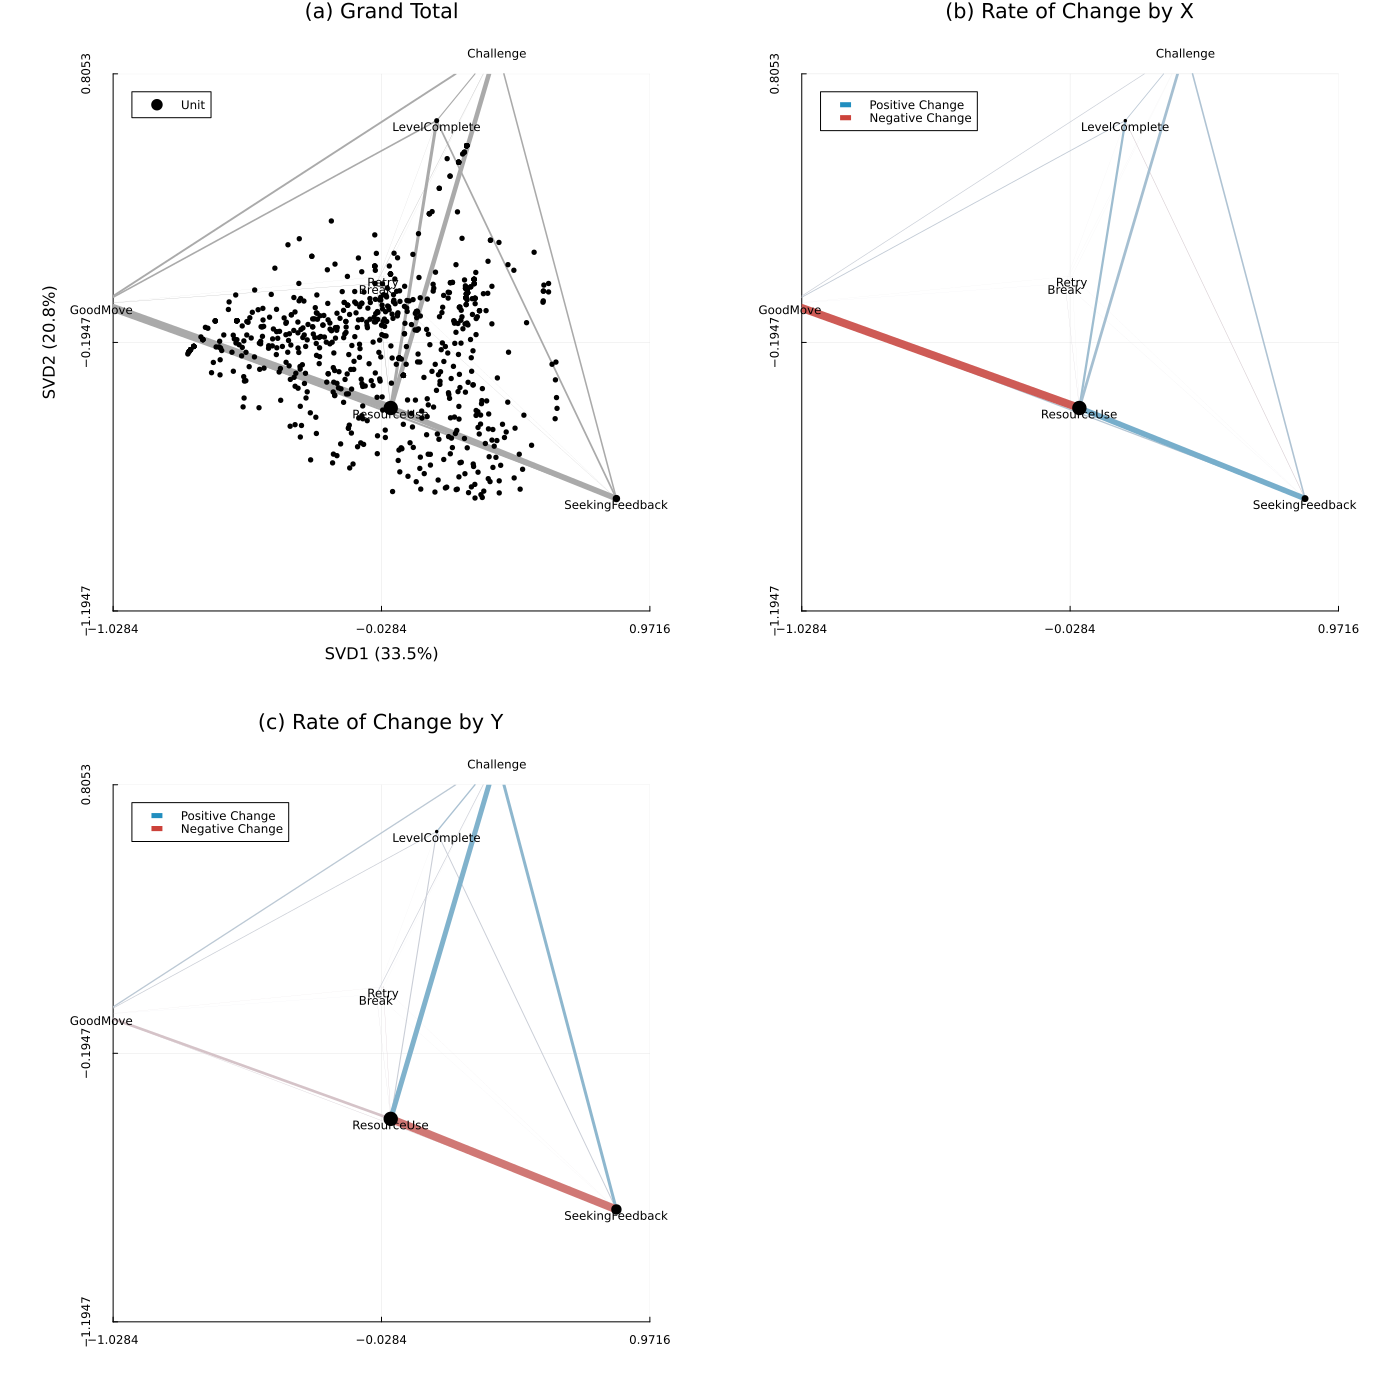

Recreate this plot in Julia.
using EpistemicNetworkAnalysis
using CSV
using DataFrames

data = DataFrame(CSV.File("C:\\Users\\jscianna\\Documents\\GitHub\\ICQE-Rotations-Workshop-2024\\Data\\CodedPilot.csv"))

codes = [:Retry, :Challenge, :ResourceUse, :Break, :GoodMove, :SeekingFeedback, :LevelComplete]
conversations = [:Username, :SessionNum]
units = [:Username,:CurrLevel]
rotation = SVDRotation()

model = ENAModel(
    data, codes, conversations, units,
    windowSize=10,
    rotateBy=rotation,
    dropEmpty=true
)

show(model)
p = plot(model)

using Plots 
savefig(p,"SVD.png")

#Saving the point positions to CSV
using CSV
CSV.write("SVD_Points.csv",model.points)